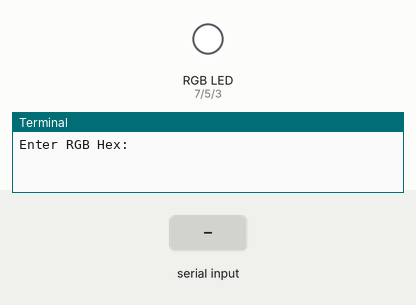
Simulated run of this program. Board: Raspberry Pi (header pin numbers). Parts: an RGB LED mixed from three pins (HIGH = lit), the last lines printed to the terminal. The test bench sets the inputs (shaded band).

Above: at 1.2 s.
1.3 s: "200" typed at the terminal, then Enter
At 1.8 s:
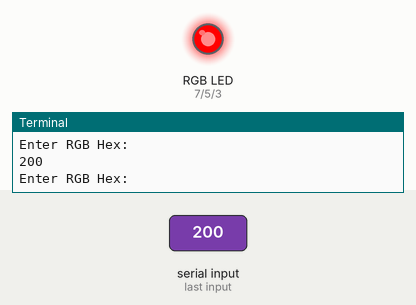
Timing chart, 0 to 4.3 s (numbered marks = the images above; inputs shaded):
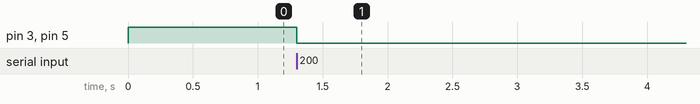

The program:

2023-05-04_Multicolor_LED_2.py
```python
import time, sys
import RPi.GPIO as GPIO

GPIO.setwarnings(False)
GPIO.setmode(GPIO.BOARD)

R = 7
G = 5
B = 3
PINS = [R,G,B]
GPIO.setup(PINS, GPIO.OUT, initial=GPIO.LOW)

GPIO.output(R,1)
GPIO.output(G,1)
GPIO.output(B,1)
try:
    while True:
        request = input("Enter RGB Hex: ")
        if len(request) == 3:
            GPIO.output(R,int(request[0]))
            GPIO.output(G,int(request[1]))
            GPIO.output(B,int(request[2]))
except KeyboardInterrupt:
    GPIO.output(R,0)
    GPIO.output(G,0)
    GPIO.output(B,0)
```

Measured:
- after the input at 1.3 s, pin 3 (B), pin 5 (G): HIGH → LOW at once
